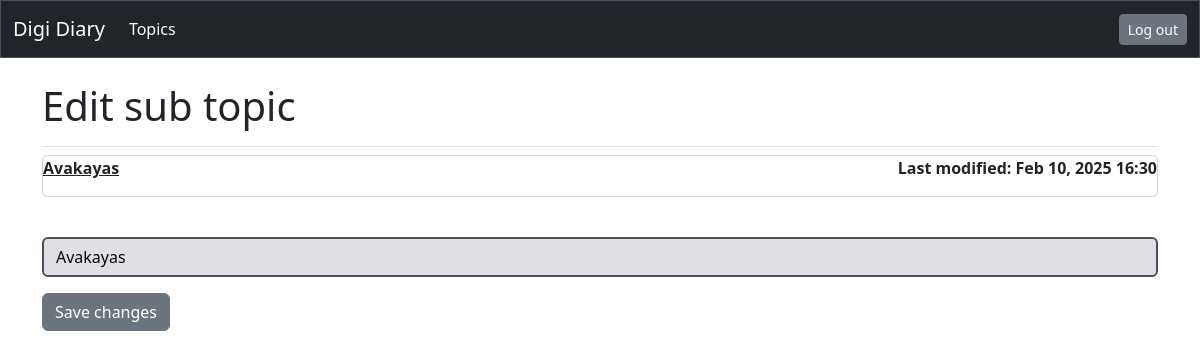
Before: /edit_sub_topic/19/ (signed in) with the older database file.
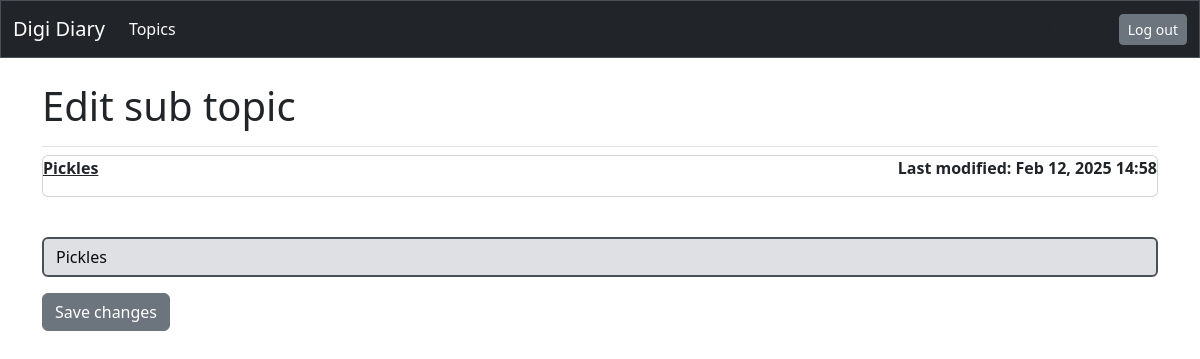
After: the same page with the newer database file.
### digi_diaries/models.py (models this page shows, shortened)
class Subtopic(models.Model):
    topic = models.ForeignKey(Topic, on_delete=models.CASCADE, related_name="subtopics")
    date_added = models.DateTimeField(auto_now_add=True)
    last_modified = models.DateTimeField(auto_now=True)
    content = RichTextUploadingField()
    title = models.CharField(max_length=200)

### digi_diaries/views.py (the view)
# urls.py: path("edit_sub_topic/<int:sub_topic_id>/", views.edit_sub_topic, name="edit_sub_topic"),
@login_required
def edit_sub_topic(request, sub_topic_id):
    sub_topic = Subtopic.objects.get(id=sub_topic_id)
    topic = sub_topic.topic
    if topic.owner != request.user:
        raise Http404
    if request.method != "POST":
        form = SubtopicForm(instance=sub_topic)
        form.fields["title"].widget.attrs["placeholder"] = "Edit sub-topic here..."
    else:
        form = SubtopicForm(instance=sub_topic, data=request.POST)
        if form.is_valid():
            form.save()
            return redirect("digi_diaries:sub_topics", topic_id=topic.id)
    context = {"sub_topic": sub_topic, "topic": topic, "form": form}
    return render(request, "digi_diaries/edit_sub_topic.html", context)

### digi_diaries/forms.py
class SubtopicForm(forms.ModelForm):
    class Meta:
        model = Subtopic
        fields = ["title"]
        labels = {"title": ""}
        widgets = {"title": forms.TextInput(attrs={"placeholder": "Enter a sub-topic here..","class": "form-control", "maxlength": 255, "style": "background-color:rgb(222, 224, 228); color:rgb(10, 9, 9); border: 2px solid #495057;"})}

### digi_diaries/templates/digi_diaries/edit_sub_topic.html (shortened to what this page needs)
{% extends "digi_diaries/base.html" %}
{% load django_bootstrap5 %}
{% block page_header %}
    <h1>Edit sub topic</h1>
{% endblock page_header %}
{% block content %}
    <div class="card mb-3">
        <div class="d-flex justify-content-between align-items-center mb-3">
            <a href="{% url 'digi_diaries:sub_topics' topic.id %}" style="text-decoration: underline;" class="text-dark fw-semibold">{{sub_topic.title }}
            </a>
            <span class="fw-semibold">Last modified: {{ sub_topic.last_modified|date:'M d, Y H:i' }}</span>
        </div>
    </div>
    <form action="{% url 'digi_diaries:edit_sub_topic' sub_topic.id %}" method="POST">
        {% bootstrap_form form %}
        <button name="submit" class="btn btn-secondary btn-md mb-2">Save changes</button>
    </form>
{% endblock content %}

Changed rows visible on the page:
changed Subtopic: title "Avakayas" → "Pickles"; last_modified "Feb 10, 2025 16:30" → "Feb 12, 2025 14:58"
